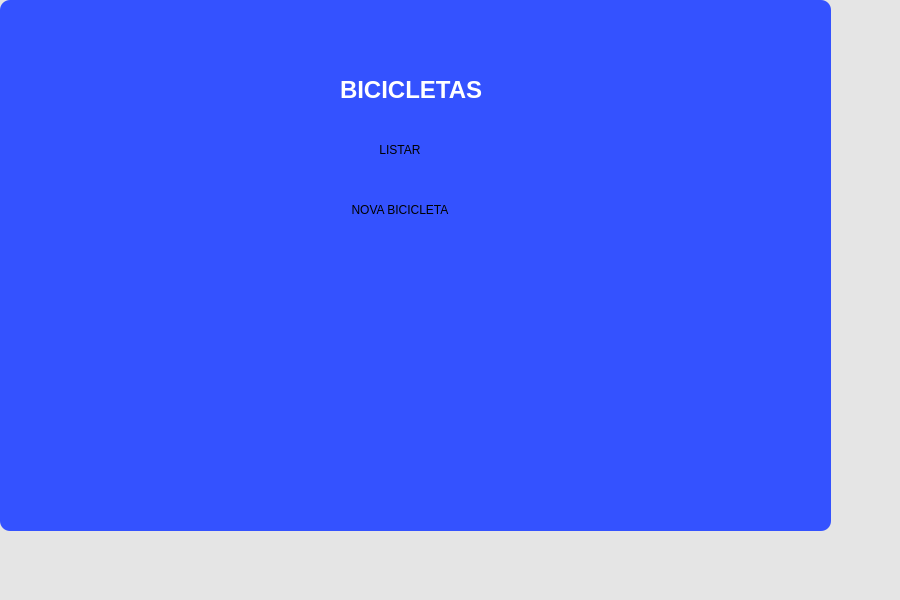
<?xml version="1.0" encoding="UTF-8"?>
<ui version="4.0">
 <class>MainWindow</class>
 <widget class="QMainWindow" name="MainWindow">
  <property name="geometry">
   <rect>
    <x>0</x>
    <y>0</y>
    <width>900</width>
    <height>600</height>
   </rect>
  </property>
  <property name="windowTitle">
   <string>Bicicletas</string>
  </property>
  <property name="styleSheet">
   <string notr="true">
background-color: rgb(229,229,229);
   </string>
  </property>
  <widget class="QWidget" name="centralwidget">
   <widget class="QStackedWidget" name="stackedWidget">
    <property name="geometry">
     <rect>
      <x>0</x>
      <y>0</y>
      <width>900</width>
      <height>600</height>
     </rect>
    </property>
    <widget class="QWidget" name="pageMenu">
     <widget class="QFrame" name="frameMenu">
      <property name="geometry">
       <rect>
        <x>0</x>
        <y>0</y>
        <width>831</width>
        <height>531</height>
       </rect>
      </property>
      <property name="styleSheet">
       <string notr="true">
background-color: rgb(52,82,255);
border-radius: 10px;
       </string>
      </property>
      <widget class="QLabel" name="labelTitulo">
       <property name="geometry">
        <rect>
         <x>340</x>
         <y>70</y>
         <width>180</width>
         <height>40</height>
        </rect>
       </property>
       <property name="font">
        <font>
         <pointsize>18</pointsize>
         <bold>true</bold>
        </font>
       </property>
       <property name="styleSheet">
        <string notr="true">
color: white;
        </string>
       </property>
       <property name="text">
        <string>BICICLETAS</string>
       </property>
      </widget>
      <widget class="QPushButton" name="btnMenuBicicletas">
       <property name="geometry">
        <rect>
         <x>320</x>
         <y>130</y>
         <width>160</width>
         <height>40</height>
        </rect>
       </property>
       <property name="text">
        <string>LISTAR</string>
       </property>
      </widget>
      <widget class="QPushButton" name="btnNovaBicicleta">
       <property name="geometry">
        <rect>
         <x>320</x>
         <y>190</y>
         <width>160</width>
         <height>40</height>
        </rect>
       </property>
       <property name="text">
        <string>NOVA BICICLETA</string>
       </property>
      </widget>
     </widget>
    </widget>
    <widget class="QWidget" name="pageListagem">
     <widget class="QTableWidget" name="tabelaBicicletas">
      <property name="geometry">
       <rect>
        <x>40</x>
        <y>40</y>
        <width>820</width>
        <height>500</height>
       </rect>
      </property>
      <column>
       <property name="text">
        <string>ID</string>
       </property>
      </column>
      <column>
       <property name="text">
        <string>Marca</string>
       </property>
      </column>
      <column>
       <property name="text">
        <string>Modelo</string>
       </property>
      </column>
      <column>
       <property name="text">
        <string>Cor</string>
       </property>
      </column>
     </widget>
    </widget>
    <widget class="QWidget" name="pageCadastro">
     <widget class="QFrame" name="frameCadastro">
      <property name="geometry">
       <rect>
        <x>220</x>
        <y>60</y>
        <width>450</width>
        <height>420</height>
       </rect>
      </property>
      <property name="styleSheet">
       <string notr="true">
background-color: rgb(52,82,255);
border-radius: 10px;
       </string>
      </property>
      <widget class="QLabel" name="labelCadastro">
       <property name="geometry">
        <rect>
         <x>120</x>
         <y>20</y>
         <width>220</width>
         <height>40</height>
        </rect>
       </property>
       <property name="font">
        <font>
         <pointsize>16</pointsize>
         <bold>true</bold>
        </font>
       </property>
       <property name="styleSheet">
        <string notr="true">
color: white;
        </string>
       </property>
       <property name="text">
        <string>CADASTRO</string>
       </property>
      </widget>
      <widget class="QLabel" name="labelMarca">
       <property name="geometry">
        <rect>
         <x>50</x>
         <y>80</y>
         <width>100</width>
         <height>20</height>
        </rect>
       </property>
       <property name="styleSheet">
        <string notr="true">
color: white;
        </string>
       </property>
       <property name="text">
        <string>Marca:</string>
       </property>
      </widget>
      <widget class="QLineEdit" name="inputMarca">
       <property name="geometry">
        <rect>
         <x>50</x>
         <y>100</y>
         <width>340</width>
         <height>30</height>
        </rect>
       </property>
      </widget>
      <widget class="QLabel" name="labelModelo">
       <property name="geometry">
        <rect>
         <x>50</x>
         <y>150</y>
         <width>100</width>
         <height>20</height>
        </rect>
       </property>
       <property name="styleSheet">
        <string notr="true">
color: white;
        </string>
       </property>
       <property name="text">
        <string>Modelo:</string>
       </property>
      </widget>
      <widget class="QLineEdit" name="inputModelo">
       <property name="geometry">
        <rect>
         <x>50</x>
         <y>170</y>
         <width>340</width>
         <height>30</height>
        </rect>
       </property>
      </widget>
      <widget class="QLabel" name="labelCor">
       <property name="geometry">
        <rect>
         <x>50</x>
         <y>220</y>
         <width>100</width>
         <height>20</height>
        </rect>
       </property>
       <property name="styleSheet">
        <string notr="true">
color: white;
        </string>
       </property>
       <property name="text">
        <string>Cor:</string>
       </property>
      </widget>
      <widget class="QLineEdit" name="inputCor">
       <property name="geometry">
        <rect>
         <x>50</x>
         <y>240</y>
         <width>340</width>
         <height>30</height>
        </rect>
       </property>
      </widget>
      <widget class="QPushButton" name="btnSalvarBicicleta">
       <property name="geometry">
        <rect>
         <x>150</x>
         <y>330</y>
         <width>140</width>
         <height>40</height>
        </rect>
       </property>
       <property name="text">
        <string>SALVAR</string>
       </property>
      </widget>
     </widget>
    </widget>
   </widget>
  </widget>
  <widget class="QStatusBar" name="statusbar"/>
 </widget>
 <resources/>
 <connections/>
</ui>
